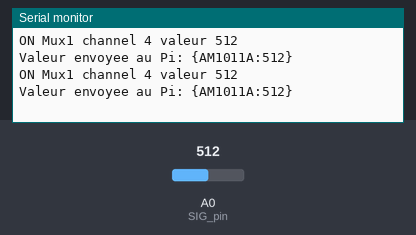
The sketch below on a simulated Arduino Uno, built with avr-gcc and run on an emulated ATmega328P. On the bench: the last lines printed to the serial monitor. The inputs (shaded band) are chosen by the test bench; at power-on: A0 (SIG_pin) = 512.

Above: at 3.6 s.
3.7 s: A0 (SIG_pin) set to 716
At 6.8 s:
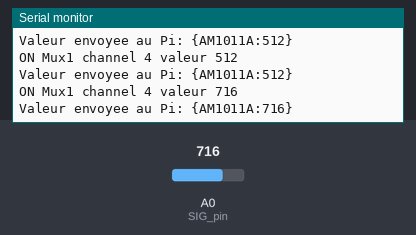
7.4 s: A0 (SIG_pin) set to 900
At 9.2 s:
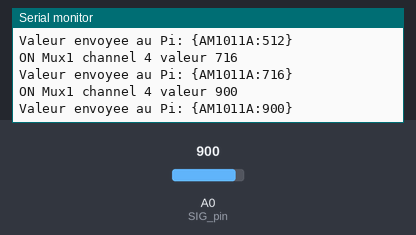
Timing chart, 0 to 10.7 s (numbered marks = the images above; inputs shaded):
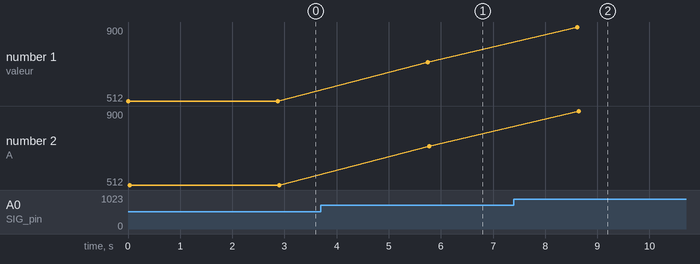

The sketch:

toPi.ino
```cpp
#include <SoftwareSerial.h>

SoftwareSerial mySerial(0, 1); // RX, TX : Utilisez les broches appropriées pour votre configuration

void setupToPi() {
  mySerial.begin(9600); // Débit de communication série avec le Raspberry Pi
}

void sendData(String anArray[]) {
  // Construire la chaîne JSON à envoyer nom du capteur + valeur
  String json_data = "{"+ String(anArray[0]) +":" + String(anArray[1]) + "}\n";

  // Envoyer la chaîne JSON via la communication série (UART) au Raspberry Pi
  mySerial.print(json_data);
  Serial.print("Valeur envoyee au Pi: ");
  Serial.println(json_data);
}
```

mux1.ino
```cpp
const int controlPinMux1[4]={2,3,4,5};
const int muxTable[16][4]={
  //s0, s1, s2, s3
  {0,0,0,0}, //channel 0
  {1,0,0,0}, //channel 1
  {0,1,0,0}, //channel 2
  {1,1,0,0}, //channel 3
  {0,0,1,0}, //channel 4
  {1,0,1,0}, //channel 5
  {0,1,1,0}, //channel 6
  {1,1,1,0}, //channel 7
  {0,0,0,1}, //channel 8
  {1,0,0,1}, //channel 9
  {0,1,0,1}, //channel 10
  {1,1,0,1}, //channel 11
  {0,0,1,1}, //channel 12
  {1,0,1,1}, //channel 13
  {0,1,1,1}, //channel 14
  {1,1,1,1}  //channel 15
};
int SIG_pin = A0; //A0

String sensorsArrayMux1[] = {
  "TDS", //eau nutriement
  "BNC", //eau PH
  "DS18B20", //eau temperature
  "FSIR02", //Qte eau
  "AM1011A", //temp ext + humidite monde 1
  "LDR", //lumiere monde 1
  "CCS811" //CO2 monde 1
};

void setupMux1(){
  for(int i =0;i<4;i++){
    pinMode(controlPinMux1[i], OUTPUT);
    digitalWrite(controlPinMux1[i], LOW);
  }
}
void sendData(String anArray[]);

void channelControlONMux1(int relayChannel){
  digitalWrite(controlPinMux1[0], muxTable[relayChannel][0]);
  digitalWrite(controlPinMux1[1], muxTable[relayChannel][1]);
  digitalWrite(controlPinMux1[2], muxTable[relayChannel][2]);
  digitalWrite(controlPinMux1[3], muxTable[relayChannel][3]);

  int valeur = analogRead(SIG_pin);

  //BNC eau PH
  if(relayChannel == 1){
    valeur = valeur * 5.0 / 1023.0; //return voltage
  }

  Serial.print("ON Mux1 channel ");
  Serial.print(relayChannel);
  Serial.print(" valeur ");
  Serial.println(String(valeur));

  // mettre analogRead(SIG_pin) dans le JSON envoye au Pi
  String anArray[] = {String(sensorsArrayMux1[relayChannel]), String(valeur)};
  sendData(anArray);
}
```

mux2.ino
```cpp

```

mux3.ino
```cpp

```

plantum.ino
```cpp
int loopDelay = 5000; //5s
int mainDelay = (1000 * 60 * 5) - (7 * loopDelay); //5min - temps pour chaque capteur pour un interval de 5min pour un meme capteur
String sensorsArrayMux0[] = {
  "TDS", //eau nutriement
  "BNC", //eau PH
  "DS18B20", //eau temperature
  "FSIR02", //Qte eau
  "AM1011A", //temp ext + humidite monde 1
  "LDR", //lumiere monde 1
  "CCS811" //CO2 monde 1
};
void setupMux1();
void channelControlONMux1(int relayChannel);
void channelControlOFFMux1(int relayChannel);

void setupToPi();

void setup() {
  Serial.begin(9600);
  setupMux1();
  setupToPi();
}

void loop() {
  /*for(int i = 0; i < sizeof(sensorsArrayMux0); i++){
    channelControlONMux1(i);
    delay(loopDelay);
  }
  */

  channelControlONMux1(4); //temperature / humidite
  //channelControlONMux1(5); //lumiere
  //Serial.println(String(analogRead(A5)));
  //delay(loopDelay);
  delay(mainDelay);
}
```

Measured:
- after the input at 3.7 s, the serial monitor: prints a new line after 2.0 s (image 1)
- after the input at 7.4 s, the serial monitor: prints a new line after 1.2 s (image 2)
- plotted number 1: 512 → 716 after the input at 3.7 s, 716 → 900 after the input at 7.4 s
- plotted number 2: 512 → 716 after the input at 3.7 s, 716 → 900 after the input at 7.4 s
